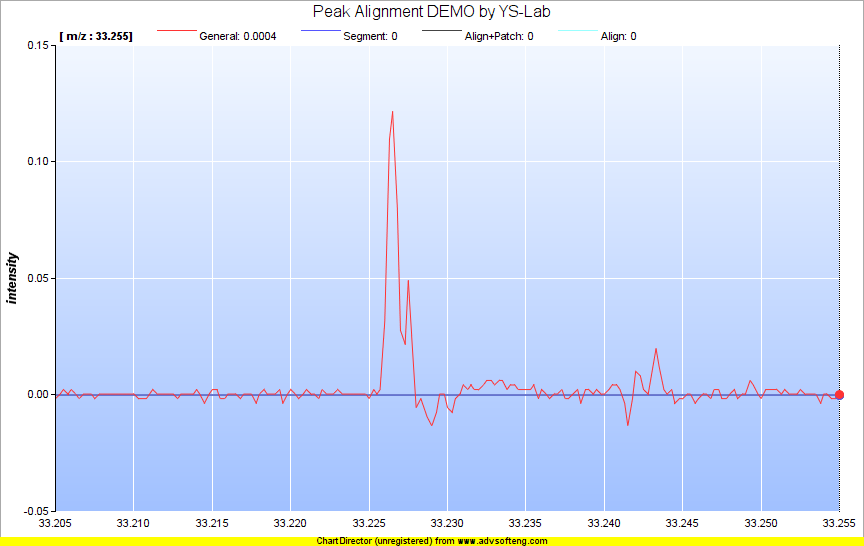
#> input picture images/392_20k_19.14_660ns_33.205-33.255_0.png, 864 x 546 px
$ python color_filter.py
#> lines starting #> are read from the running program, lines starting #| are printed output that depends on the picture; after the words box and inside, x2 and y2 are one past the last pixel; in counts of white or black regions, pixels touching at a corner belong together
# Code reference: https://www.youtube.com/watch?v=xjrykYpaBBM&t=632s

import cv2 as cv
import numpy as np

def empty(v):
    pass

# [43 lines left out: function hsv_color_filter, not called in this run]

def bgr_color_filter(img, return_result=True, return_mask=False):
#> called with return_result = True, return_mask = False
    img = cv.imread(img, cv.IMREAD_UNCHANGED)
#> img is the input picture: shape (546, 864, 3); mean B, G, R 247.5, 224.6, 211.6

    cv.namedWindow('Color Filter')

    cv.createTrackbar('Blue Min', 'Color Filter', 0, 255, empty)
    cv.createTrackbar('Blue Max', 'Color Filter', 179, 255, empty)
    cv.createTrackbar('Green Min', 'Color Filter', 89, 255, empty)
    cv.createTrackbar('Green Max', 'Color Filter', 255, 255, empty)
    cv.createTrackbar('Red Min', 'Color Filter', 209, 255, empty)
    cv.createTrackbar('Red Max', 'Color Filter', 255, 255, empty)

    img2 = img

    while True:
        b_min = cv.getTrackbarPos('Blue Min', 'Color Filter')
        b_max = cv.getTrackbarPos('Blue Max', 'Color Filter')
        g_min = cv.getTrackbarPos('Green Min', 'Color Filter')
        g_max = cv.getTrackbarPos('Green Max', 'Color Filter')
        r_min = cv.getTrackbarPos('Red Min', 'Color Filter')
        r_max = cv.getTrackbarPos('Red Max', 'Color Filter')

        lower = np.array([b_min, g_min, r_min])
        upper = np.array([b_max, g_max, r_max])

        mask = cv.inRange(img2, lower, upper)
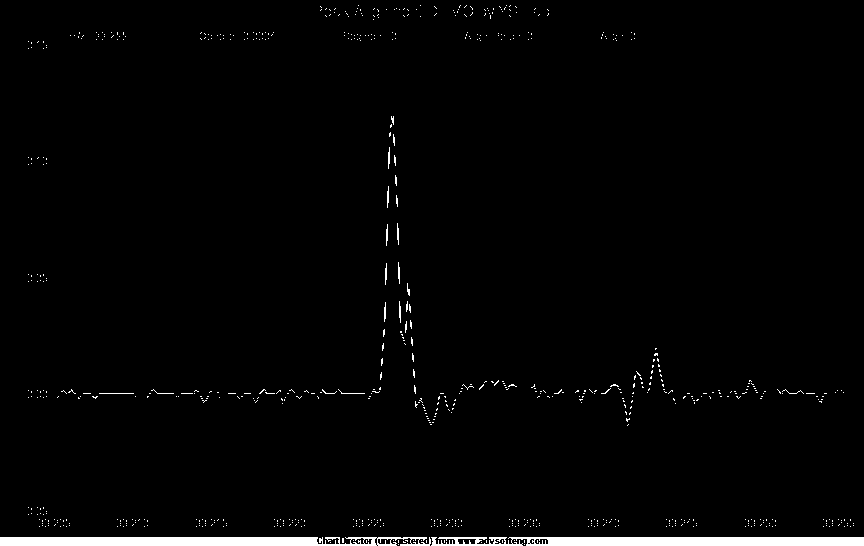
#> mask: shape (546, 864); 1.9% white; 740 white regions (725 under 20 px), largest, box (x1, y1, x2, y2) and area: (431, 537, 864, 546) 3480, (0, 537, 431, 546) 3416, (99, 393, 134, 394) 35
        result = cv.bitwise_and(img2, img2, mask=mask)
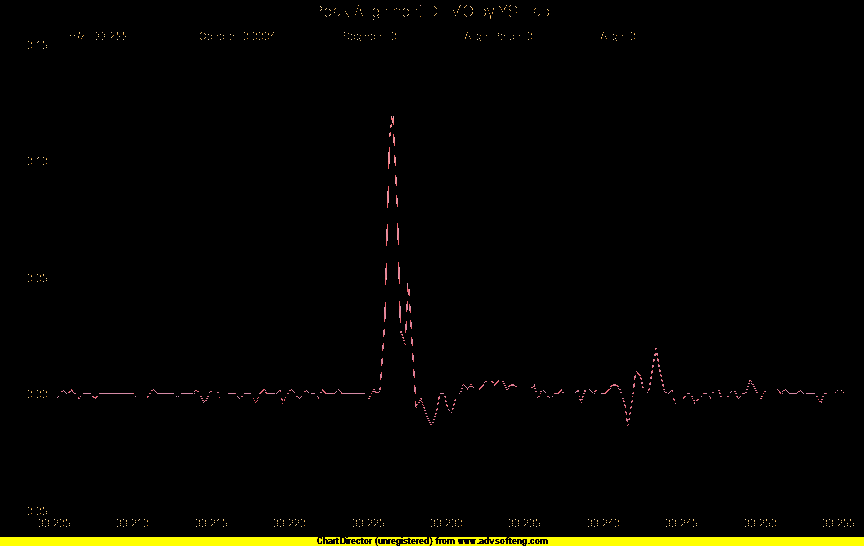
#> result: shape (546, 864, 3); mean B, G, R 0.6, 4.4, 4.8

        cv.imshow('img2', img2)
        cv.imshow('mask', mask)
        cv.imshow('reslut', result)

        if cv.waitKey(1) == 13:  # 當按下 Enter 鍵時
#> (key Esc is pressed here)
            break

    if return_result and return_mask:
        return result, mask
    elif return_result:
        return result
    elif return_mask:
        return mask

# [22 lines left out: function default_bgr_color_filter, not called in this run]

def main():
    # hsv_color_filter(img)
    bgr_color_filter(img)


if __name__ == "__main__":
    img = "./images/392_20k_19.14_660ns_33.205-33.255_0.png"
    main()
else:
    print("color_filter.py imported")
